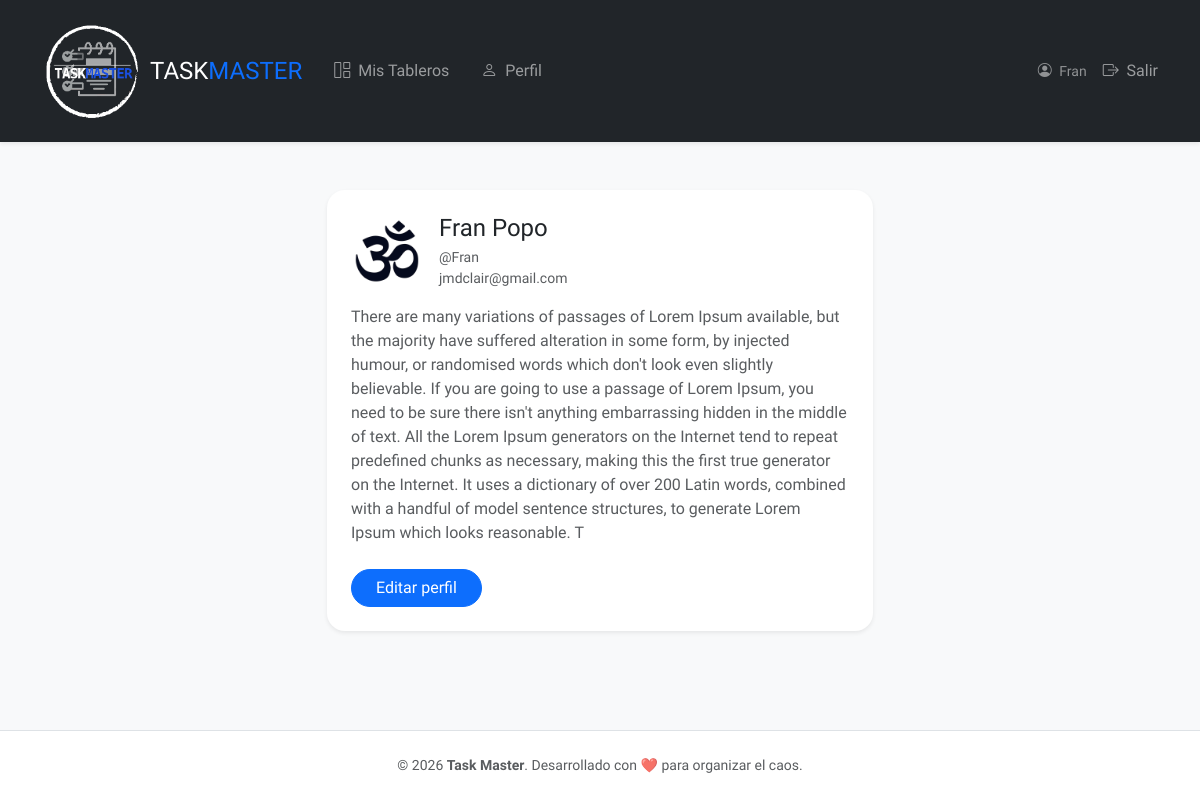
Screenshot of /boards/profile/ (signed in) with the database file from the repository.
### boards/models.py (models this page shows, shortened)
class UserProfile(models.Model):
    user = models.OneToOneField(User, on_delete=models.CASCADE, related_name="profile")
    bio = models.TextField(blank=True)
    avatar = models.ImageField(upload_to="avatars/", blank=True, null=True)
    notify_task_assigned = models.BooleanField(default=True)
    notify_task_due = models.BooleanField(default=True)
    notify_task_status = models.BooleanField(default=True)
    pending_email = models.EmailField(blank=True, null=True)
    pending_email_token = models.CharField(max_length=255, blank=True, null=True)
    pending_email_created_at = models.DateTimeField(blank=True, null=True)
    notify_task_due = models.BooleanField(default=True)
    notify_task_status = models.BooleanField(default=True)
    def avatar_url(self):
        if self.avatar:
            return self.avatar.url
        return "/static/img/taskmaster.png"

### boards/views.py (the view)
# urls.py: path("profile/", views.ProfileView.as_view(), name="profile"),
class ProfileView(LoginRequiredMixin, DetailView):
    model = UserProfile
    template_name = "profiles/profile_detail.html"
    context_object_name = "profile"
    def get_object(self, queryset=None):
        profile, _ = UserProfile.objects.get_or_create(user=self.request.user)
        return profile

### templates/profiles/profile_detail.html (shortened to what this page needs)
{% extends "layout.html" %}
{% block content %}
<div class="row justify-content-center">
    <div class="col-md-8 col-lg-6">
        <div class="card border-0 shadow-sm" style="border-radius: 18px;">
            <div class="card-body p-4">
                <div class="d-flex align-items-center gap-3 mb-3">
                    <img src="{{ profile.avatar_url }}" alt="Avatar" width="72" height="72" class="rounded-circle object-fit-cover">
                    <div>
                        <h4 class="mb-1">
                            {% if profile.user.first_name or profile.user.last_name %}
                                {{ profile.user.first_name }} {{ profile.user.last_name }}
                            {% else %}
                                {{ profile.user.username }}
                            {% endif %}
                        </h4>
                        <div class="text-muted small">@{{ profile.user.username }}</div>
                        <div class="text-muted small">{{ profile.user.email }}</div>
                    </div>
                </div>
                {% if profile.bio %}
                <p class="text-muted mb-4">{{ profile.bio }}</p>
                {% endif %}
                <a href="{% url 'boards:profile_edit' %}" class="btn btn-primary rounded-pill px-4">Editar perfil</a>
            </div>
        </div>
    </div>
</div>
{% endblock %}

### templates/includes/_header.html (shortened to what this page needs)
{% load static %}
<nav class="navbar navbar-expand-lg navbar-dark bg-dark py-3 shadow-sm">
    <div class="container">
        <a class="navbar-brand fw-800 fs-4 d-flex align-items-center gap-2" href="{% url 'boards:board_list' %}">
            <img src="{% static 'img/taskmaster.png' %}" alt="Task Master" height="100" class="rounded-2">
            <span>TASK<span class="text-primary">MASTER</span></span>
        </a>
        <div class="collapse navbar-collapse" id="navbarNav">
            <ul class="navbar-nav me-auto">
                {% if user.is_authenticated %}
                <li class="nav-item">
                    <a class="nav-link px-3" href="{% url 'boards:board_list' %}">
                        <i class="bi bi-grid-1x2 me-1"></i> Mis Tableros
                    </a>
                </li>
                <li class="nav-item">
                    <a class="nav-link px-3" href="{% url 'boards:profile' %}">
                        <i class="bi bi-person me-1"></i> Perfil
                    </a>
                </li>
                {% endif %}
            </ul>
            <ul class="navbar-nav ms-auto align-items-center gap-2">
                {% if user.is_authenticated %}
                    <li class="nav-item text-white-50 me-2 small">
                        <i class="bi bi-person-circle me-1"></i> {{ user.username }}
                    </li>
                    <li class="nav-item">
                        <form action="{% url 'logout' %}" method="post" class="m-0">
                            <button type="submit" class="btn btn-link nav-link border-0 p-0 text-danger-hover">
                                <i class="bi bi-box-arrow-right me-1"></i> Salir
                            </button>
                        </form>
                    </li>
                {% endif %}
            </ul>
        </div>
    </div>
</nav>

### static/css/style.css (style rules this page uses)
body { font-family: 'Overpass', sans-serif; background-color: #f1f2f4; margin: 0; }
h1, h2, h3, h4, h5, h6, .section-title, .column-title, .navbar-brand { font-family: 'Vercetti', serif; }
button, .btn, input, select, textarea { font-family: 'Overpass', sans-serif; }

### rows the page displays
UserProfile: avatar_url (picture), user.first_name "Fran", user.last_name "Popo", user.username "Fran", user.email "jmdclair@gmail.com", bio "There are many variations of passages of Lorem Ipsum available, but the majority have suffered alteration in some form, by injected humour, or randomised words which don't look even slightly believable. If you are going to use a passage of Lorem Ipsum, you need to be sure there isn't anything embarrassing hidden in the middle of text. All the Lorem Ipsum generators on the Internet tend to repeat predefined chunks as necessary, making this the first true generator on the Internet. It uses a dictionary of over 200 Latin words, combined with a handful of model sentence structures, to generate Lorem Ipsum which looks reasonable. T"

### other values shown
{{ user.username }} "Fran"
